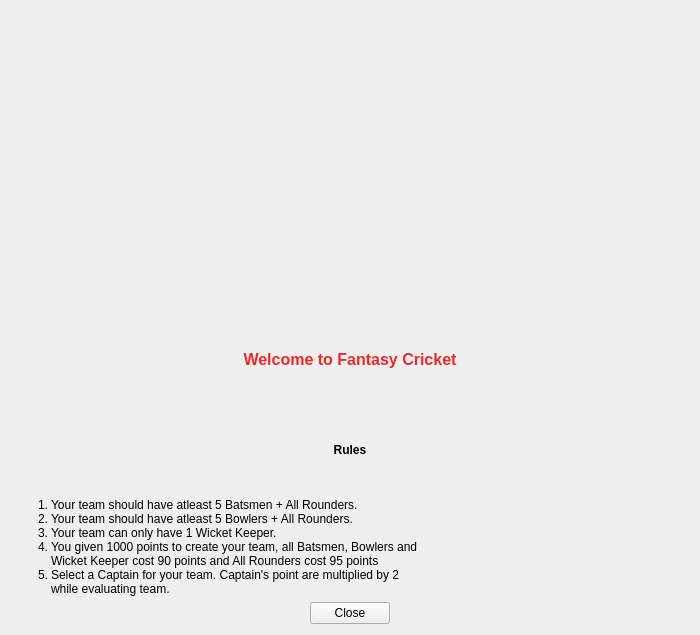
<?xml version="1.0" encoding="UTF-8"?>
<ui version="4.0">
 <class>rules</class>
 <widget class="QWidget" name="rules">
  <property name="geometry">
   <rect>
    <x>0</x>
    <y>0</y>
    <width>700</width>
    <height>635</height>
   </rect>
  </property>
  <property name="minimumSize">
   <size>
    <width>700</width>
    <height>600</height>
   </size>
  </property>
  <property name="maximumSize">
   <size>
    <width>700</width>
    <height>701</height>
   </size>
  </property>
  <property name="windowTitle">
   <string>Welcome to Fantasy Cricket</string>
  </property>
  <layout class="QVBoxLayout" name="verticalLayout">
   <item>
    <layout class="QHBoxLayout" name="horizontalLayout">
     <item>
      <widget class="QLabel" name="label_3">
       <property name="minimumSize">
        <size>
         <width>300</width>
         <height>300</height>
        </size>
       </property>
       <property name="maximumSize">
        <size>
         <width>300</width>
         <height>300</height>
        </size>
       </property>
       <property name="text">
        <string/>
       </property>
       <property name="pixmap">
        <pixmap>logos/Fantasy Cricket.png</pixmap>
       </property>
       <property name="scaledContents">
        <bool>true</bool>
       </property>
       <property name="alignment">
        <set>Qt::AlignCenter</set>
       </property>
      </widget>
     </item>
    </layout>
   </item>
   <item>
    <widget class="QLabel" name="label_4">
     <property name="text">
      <string>&lt;html&gt;&lt;head/&gt;&lt;body&gt;&lt;p align=&quot;center&quot;&gt;&lt;span style=&quot; font-size:12pt; font-weight:600; color:#ef2929;&quot;&gt;Welcome to Fantasy Cricket&lt;/span&gt;&lt;/p&gt;&lt;/body&gt;&lt;/html&gt;</string>
     </property>
    </widget>
   </item>
   <item>
    <widget class="QLabel" name="label">
     <property name="text">
      <string>&lt;html&gt;&lt;head/&gt;&lt;body&gt;&lt;p align=&quot;center&quot;&gt;&lt;span style=&quot; font-weight:600;&quot;&gt;Rules&lt;/span&gt;&lt;/p&gt;&lt;/body&gt;&lt;/html&gt;</string>
     </property>
    </widget>
   </item>
   <item>
    <widget class="QLabel" name="label_2">
     <property name="maximumSize">
      <size>
       <width>60000</width>
       <height>16777215</height>
      </size>
     </property>
     <property name="text">
      <string>&lt;html&gt;&lt;head/&gt;&lt;body&gt;
&lt;ol&gt;
&lt;li&gt;Your team should have atleast 5 Batsmen + All Rounders.&lt;/li&gt;&lt;li&gt;Your team should have atleast 5 Bowlers + All Rounders.&lt;/li&gt;&lt;li&gt;Your team can only have 1 Wicket Keeper.&lt;/li&gt;&lt;li&gt;You given 1000 points to create your team, all Batsmen, Bowlers and &lt;br&gt;Wicket Keeper cost 90 points and All Rounders cost 95 points&lt;/li&gt;&lt;li&gt;Select a Captain for your team. Captain's point are multiplied by 2 &lt;br&gt;while evaluating team.&lt;/li&gt;
&lt;/ol&gt;
&lt;/body&gt;&lt;/html&gt;</string>
     </property>
    </widget>
   </item>
   <item>
    <layout class="QHBoxLayout" name="horizontalLayout_2">
     <item>
      <spacer name="horizontalSpacer">
       <property name="orientation">
        <enum>Qt::Horizontal</enum>
       </property>
       <property name="sizeHint" stdset="0">
        <size>
         <width>40</width>
         <height>20</height>
        </size>
       </property>
      </spacer>
     </item>
     <item>
      <widget class="QPushButton" name="pushButton">
       <property name="text">
        <string>Close</string>
       </property>
      </widget>
     </item>
     <item>
      <spacer name="horizontalSpacer_2">
       <property name="orientation">
        <enum>Qt::Horizontal</enum>
       </property>
       <property name="sizeHint" stdset="0">
        <size>
         <width>40</width>
         <height>20</height>
        </size>
       </property>
      </spacer>
     </item>
    </layout>
   </item>
  </layout>
 </widget>
 <resources/>
 <connections/>
</ui>
